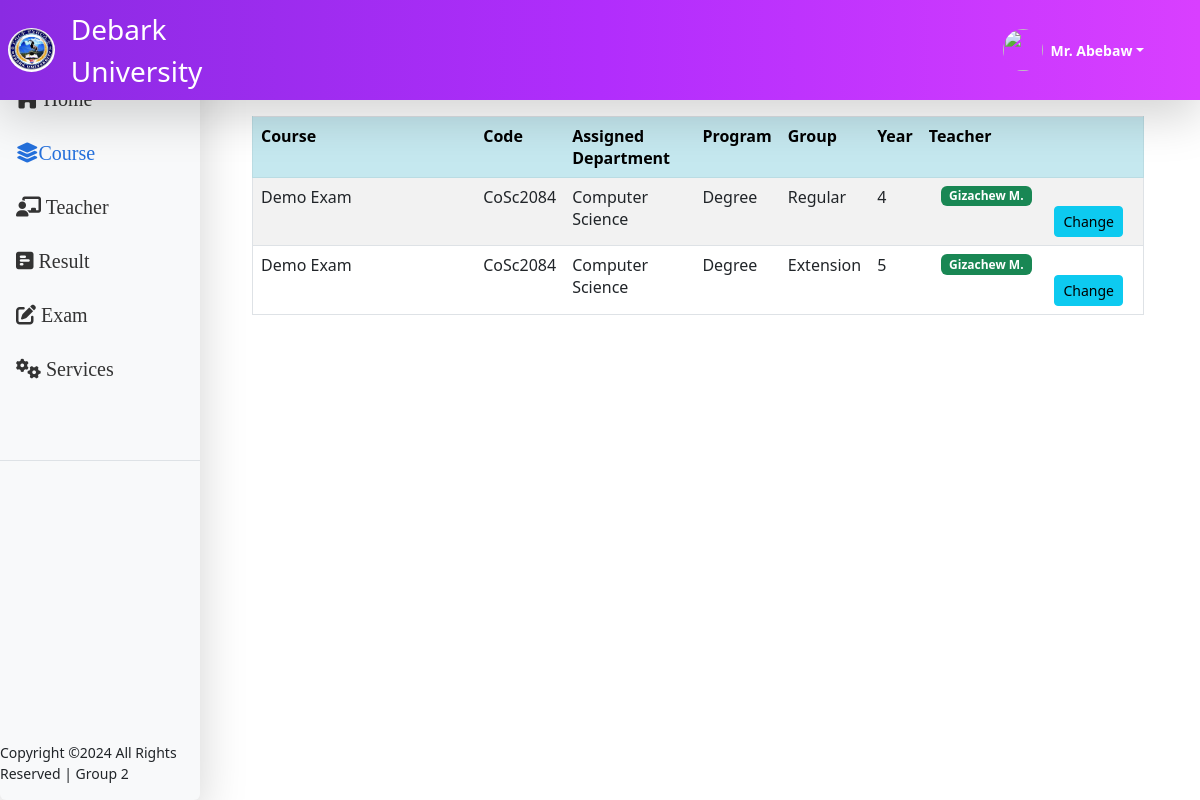
The app's page /admin/category.php (signed in) with its own data.
### tables this page shows
CREATE TABLE `account` (
  `Department` varchar(100) DEFAULT NULL,
  `user_id` varchar(21) NOT NULL,
  `user_type` varchar(21) NOT NULL,
  `title` varchar(20) DEFAULT NULL,
  `fname` varchar(24) NOT NULL,
  `lname` varchar(23) NOT NULL,
  `gname` varchar(24) NOT NULL,
  `phone` int(25) NOT NULL,
  `email` varchar(27) NOT NULL,
  `email_stat` int(5) DEFAULT NULL,
  `photo` varchar(255) DEFAULT NULL,
  `user_name` varchar(24) NOT NULL,
  `password` varchar(100) NOT NULL,
  `status` int(5) NOT NULL DEFAULT 1
);

CREATE TABLE `course` (
  `id` int(100) NOT NULL,
  `catDepartment` varchar(55) NOT NULL,
  `Department` varchar(55) NOT NULL,
  `cat_id` varchar(23) NOT NULL,
  `assigned_teacher` varchar(50) DEFAULT 'empty',
  `assigned_group` varchar(25) DEFAULT NULL,
  `assigned_year` varchar(20) DEFAULT NULL
);

CREATE TABLE `category` (
  `cat_id` varchar(60) NOT NULL,
  `cat_code` varchar(55) DEFAULT NULL,
  `college` varchar(55) NOT NULL,
  `stream` varchar(55) NOT NULL,
  `cat_type` varchar(23) NOT NULL,
  `cat_name` varchar(100) NOT NULL,
  `exam_date` varchar(15) DEFAULT NULL,
  `start_time` varchar(5) DEFAULT NULL,
  `apply_limit` int(11) DEFAULT NULL,
  `required_limit` int(11) DEFAULT NULL,
  `stat` int(3) NOT NULL DEFAULT 0,
  `dep_stat` int(3) NOT NULL DEFAULT 0,
  `date` date NOT NULL DEFAULT current_timestamp()
);

CREATE TABLE `department` (
  `dep_id` varchar(55) NOT NULL,
  `dep_name` varchar(55) NOT NULL,
  `stream` varchar(55) DEFAULT NULL,
  `col_id` varchar(55) DEFAULT NULL
);

### admin/category.php (the view, shortened to what this page needs)
<?php
include "dbc.php";
include "header.php";
  $uid=$_SESSION['huid'];
$afetch=$pdo->prepare('SELECT Department FROM account WHERE user_id =:uiid ');
$afetch->bindValue(':uiid',$uid);
$afetch->execute();
$acat=$afetch->fetchAll(PDO::FETCH_ASSOC);
foreach($acat as $aacat){
  $adep=$aacat['Department'];
}
$cifetch=$pdo->prepare('SELECT * FROM course WHERE catDepartment =:deppid ');
$cifetch->bindValue(':deppid',$adep);
$cifetch->execute();
$cicat=$cifetch->fetchAll(PDO::FETCH_ASSOC);
?>
<html lang="en">
  <head>
  </head>
  <body >
    <div class="container big">
        <div class="container view">
                  <div class="mb-3">
           <div class="table table-bordered table-striped container">
           <table class="table table-striped table-hover container table-hover">
              <tr class="table-info">
              <th class="table-info">Course </th>
                <th class="table-info">Code</th>
                <th class="table-info">Assigned Department</th>
                <th class="table-info">Program</th>
                <th class="table-info">Group</th>
                <th class="table-info">Year</th>
                <th class="table-info">Teacher</th>
              </tr>
             <tbody>
              <?php foreach($cicat as $camn):
               $trifetch=$pdo->prepare('SELECT dep_name FROM department WHERE dep_id =:deeppid');
               $trifetch->bindValue(':deeppid',$camn['Department']);
               $trifetch->execute();
               $tricat=$trifetch->fetchAll(PDO::FETCH_ASSOC);
               foreach ($tricat as $triname) {
                $depnames = $triname['dep_name'];
              }
              $fetch=$pdo->prepare('SELECT * FROM category WHERE cat_id =:cpppid');
              $fetch->bindValue(':cpppid',$camn['cat_id']);
              $fetch->execute();
              $cat=$fetch->fetchAll(PDO::FETCH_ASSOC);
              foreach ($cat as $caname) {
                $canames = $caname['cat_name'];
                $cacode = $caname['cat_code'];
                $strcode = $caname['stream'];
              }
                ?>
                <tr class="">
                <td class="col-3"><?php echo $canames;?></td>
                <td><?php echo $cacode?></td>
                <td><?php echo $depnames?></td>
                <td><?php echo $strcode?></td>
                <td><?php echo $camn['assigned_group']?></td>
                <td><?php echo $camn['assigned_year']?></td>
                <td class="col-3">
                  <div class="container">
                <?php if( $camn['assigned_teacher'] == 'empty' ) : ?>
                  <span class="badge bg-danger col-6 mx-auto ">Not Assigned</span>
                  <div class="d-flex justify-content-end">
                  <button class="btn btn-sm btn-info" type="button" data-id="<?php echo $camn['id'];?>" data-bs-toggle="offcanvas"
                  data-bs-target="#yu<?php echo $camn['id'];?>" aria-controls="offcanvasRight">Assign</button></div>
                  <div class="offcanvas offcanvas-end" tabindex="-1" id="yu<?php echo $camn['id'];?>" aria-labelledby="offcanvasRightLabel">
                  <div class="offcanvas-header">
                    <h5 id="offcanvasRightLabel">Select the teacher to be assigned</h5>
                    <button type="button"  class="btn-close text-reset" data-bs-dismiss="offcanvas" aria-label="Close"></button>
                  </div>
                  <div class="offcanvas-body">
                    <?php
                  $tteacher=$pdo->prepare('SELECT * FROM account WHERE Department =:deppid AND status=:ststu');
                  $tteacher->bindValue(':deppid',$camn['catDepartment']);
                  $tteacher->bindValue(':ststu','1');
                  $tteacher->execute();
                  $ateacher=$tteacher->fetchAll(PDO::FETCH_ASSOC);
                    ?>
                    <form id="assignt<?php echo $camn['id'];?>" class="was-validated">
                      <div id="successAssign<?php echo $camn['id'];?>"></div>
                    <div class="mb-2">
                    <label for="teacherlist" class="form-label">Select the Teacher</label>
                    <input type="hidden" id="depaidu<?php echo $camn['id'];?>" name="depaidu" value="<?php echo $camn['catDepartment'];?>">
                    <select id="nteacher<?php echo $camn['id'];?>" name="nteacher<?php echo $camn['id'];?>" class="form-select"  required size="10" aria-label="size 3 select example">
                    <?php foreach ($ateacher as $tech): ?>
                      <option  value="<?php  echo $tech['user_id'];?>"><?php echo $tech['title'].' '.$tech['fname'].' '.$tech['lname'].' '.$tech['gname'];?></option>
                      <?php endforeach;?>
                    </select>
                    </div>
                    <div class="d-grid gap-2 col-6 mx-auto">
                    <button type="button" data-id="<?php echo $camn['id'];?>" name="assignate" class="assignate btn btn-sm btn-success justify-content-md-center">Confirm</button>
                  </div>
                    </form>
                  </div>
                </div>
                <?php else :
                  $ufetch=$pdo->prepare('SELECT * FROM account WHERE user_id =:uppid');
                  $ufetch->bindValue(':uppid',$camn['assigned_teacher']);
                  $ufetch->execute();
                  $uacat=$ufetch->fetchAll(PDO::FETCH_ASSOC);
                  foreach ($uacat as $tuname) {
                    $tunames = $tuname['fname'].' '.substr($tuname['lname'], 0, 1).'.';
                  }
                  ?>
                  <span class="badge bg-success  col-6 mx-auto">
                  <?php echo $tunames;?>
                  </span>
                <div class="d-flex justify-content-end">
                  <button class="btn btn-sm btn-info" type="button" data-id="<?php echo $camn['id'];?>" data-bs-toggle="offcanvas"
                  data-bs-target="#ch<?php echo $camn['id'];?>" aria-controls="offcanvasRight">Change</button></div>
                <?php endif; ?>
                </div>
                  </td>
                </tr>
              <?php endforeach; ?>
             </tbody>
            </table>
           </div>
      </div>
    </div>
  </body>
</html>

### admin/header.php (shortened to what this page needs)
<?php
include "dbc.php";
if (isset($_SESSION['huid']) && isset($_SESSION['hdepid'])) {
  $fetch = $pdo->prepare('SELECT * FROM account WHERE user_id=:depa AND user_type=:teach ');
  $fetch->bindValue(':depa', $_SESSION['huid']);
  $fetch->bindValue(':teach', 'Head');
  $fetch->execute();
  $hprofile = $fetch->fetch(PDO::FETCH_ASSOC);
?>
<html lang="en">
  <head>
    <link href="css/sidebars.css" rel="stylesheet">
    <link href="css/all.min.css" rel="stylesheet" type="text/css">
        <link href="css/fontawesome.min.css" rel="stylesheet" type="text/css">
<link href="css/bootstrap.min.css" rel="stylesheet">
    <link href="css/dashboard.css?v=<?php echo time(); ?>" rel="stylesheet">
  </head>
  <body>
  <header class="navbar navbar-dark sticky-top flex-md-nowrap p-2 shadow-lg  mb-3 "style="background: linear-gradient(to right, #8A2BE2, #B12DFC, #D93FFF);
  /* Use vendor prefixes for better browser compatibility */
  background: -moz-linear-gradient(left, #8A2BE2, #B12DFC, #D93FFF);
  background: -webkit-linear-gradient(left, #8A2BE2, #B12DFC, #D93FFF);
  background: linear-gradient(to right, #8A2BE2, #B12DFC, #D93FFF);" >
  <a href="/" class="d-flex align-items-center col-md-3 mb-2 mb-md-0 text-dark text-decoration-none">
          <img src="img/logod.png" alt="" width="47" height="44" style="border-radius:55%;" class="d-inline-block align-text-center">
          <span class="text-white fs-3 ms-3">Debark University</span>
        </a>
    <div class="dropdown px-5">
      <a href="#" class="d-flex align-items-center  text-white link-info text-decoration-none dropdown-toggle" data-bs-toggle="dropdown" aria-expanded="false">
        <img src="img/account/<?php echo $hprofile['photo'] ?>" alt="" width="40" height="42" class="rounded-circle me-2">
        <strong><?php echo $hprofile['title'].' '.$hprofile['fname'] ?></strong>
      </a>
    </div>
</header>
<div class="container-fluid">
  <div class="row">
    <nav id="sidebarMenu" class="shadow-lg  rounded col-md-3 col-lg-2 d-md-block bg-light sidebar collapse">
      <div class="position-sticky pt-3 sidebar-sticky">
        <ul class="nav flex-column pp" >
          <li class="nav-item aa mb-2">
            <a class="nav-link homie active "
            href="home"><span class="fa fa-home"></span> Home</a>
          </li>
          <li class="nav-item mb-2">
        <button class="btn nav-link caticati btn-toggle d-inline-flex align-items-center rounded border-0 collapsed" data-bs-toggle="collapse" data-bs-target="#orders-collapsec" aria-expanded="false">
        <span class="fa fa-layer-group"></span> Course
        </button>
        </li>
          <li class="nav-item mb-2">
            <a class="nav-link tichur"  href="addinstruct"><span class="fa fa-chalkboard-user"></span> Teacher
            </a>
          </li>
          <li class="nav-item mb-2">
            <a class="nav-link resulti" href="eResult"><span class="fa fa-square-poll-horizontal"></span> Result</a>
          </li>
          <li class="nav-item mb-2">
            <a class="nav-link actexam" href="actexam"><span class="fa fa-pen-to-square"></span> Exam</a>
          </li>
          <li class="nav-item mb-2">
            <a class="nav-link serv" href="service"><span class="fa fa-cogs"></span> Services</a>
          </li>
        </ul>
        <ul class="nav flex-column mb-2">
          <li class="nav-item">
            <a class="nav-link" href="#">
            </a>
          </li>
          <li class="border-top my-3"></li>
  </div>
        <div class="footer">
              <p>
                Copyright &copy;<script>document.write(new Date().getFullYear());</script> All Rights Reserved | Group 2
              </p>
            </div>
      </div>
    <main class="col-md-9 ms-sm-auto col-lg-10 px-md-2">
<?php
}else{
  header("Location:session.php");
     exit();
}
 ?>

### admin/css/sidebars.css (style rules this page uses)
.dropdown-toggle { outline: 0; }
.btn-toggle { padding: .25rem .5rem; font-weight: 600; color: rgba(0, 0, 0, .65); background-color: transparent; }
.btn-toggle::before { width: 1.25em; line-height: 0; transition: transform .35s ease; transform-origin: .5em 50%; }

### admin/css/dashboard.css (style rules this page uses)
body { font-size: .875rem; }
.sidebar { position: fixed; top: 5pxs; max-width: 210px; bottom: 0; left: 0; z-index: 100; padding: 48px 0 0; box-shadow: inset -1px 0 0 rgba(0, 0, 0, .1); }
.sidebar-sticky { height: calc(100vh - 48px); overflow-x: hidden; overflow-y: auto; }
.sidebar .nav-link { font-weight: 5000; font-size: 20px; color: #333; font-family: font-monospace; }
.sidebar-sticky .pp .aa:first-child { margin-top: 70px; }
.sidebar .nav-link.active { color: #2470dc; }

### records on screen
account: title "Mr.", fname "Abebaw"
course: cat.cat_name "Demo Exam", cat.cat_code "CoSc2084", department.dep_name "Computer Science", cat.stream "Degree", assigned_group "Regular", assigned_year "4", account.fname+lname "Gizachew M."
course: cat.cat_name "Demo Exam", cat.cat_code "CoSc2084", cat.stream "Degree", assigned_group "Extension", assigned_year "5"
department: dep_name "Computer Science"
account: tunames "Gizachew M."
